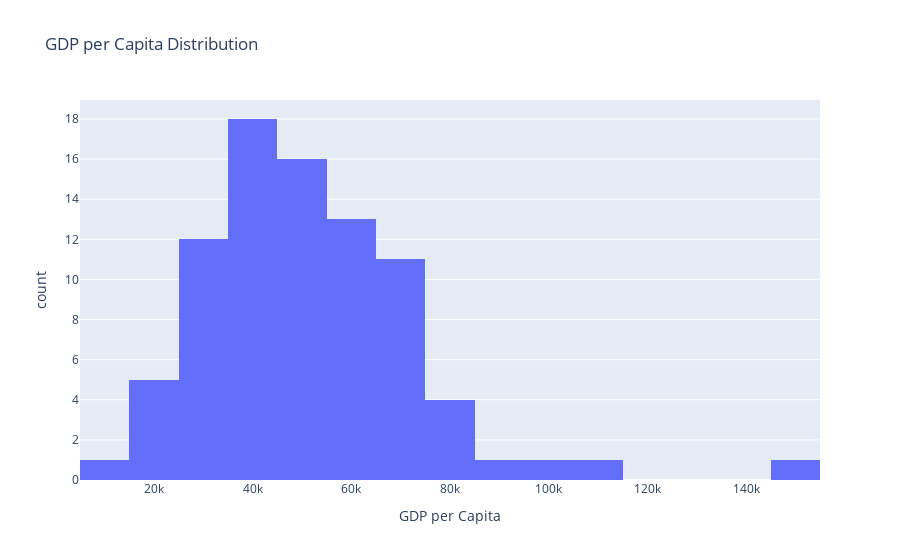

Notebook source saved alongside this figure:
### Code cell
fig = px.histogram(
    df_final,
    x="GDP per Capita",
    title="GDP per Capita Distribution"
)

fig.show()
Skewness=df_final['GDP per Capita'].skew()
print(f'Skewness:{Skewness}')

### Figure 1 — Plotly figure (JSON) as saved in the notebook; plotly's stock layout.template omitted (floating-point values rounded to 4 significant figures)
{"data": [{"bingroup": "x", "hovertemplate": "GDP per Capita=%{x}<br>count=%{y}<extra></extra>", "legendgroup": "", "marker": {"color": "#636efa", "pattern": {"shape": ""}}, "name": "", "orientation": "v", "showlegend": false, "type": "histogram", "x": [55770.0, 66690.0, 62500.0, 57600.0, 53310.0, 63080.0, 43560.0, 10090.0, 80430.0, 83750.0, 94830.0, 34910.0, 34910.0, 65000.0, 30100.0, 46550.0, 61060.0, 83960.0, 60310.0, 69370.0, 67640.0, 41100.0, 39770.0, 71240.0, 54830.0, 63540.0, 40300.0, 51020.0, 45020.0, 33570.0, 30000.0, 27690.0, 49330.0, 59500.0, 41950.0, 65630.0, 46230.0, 46230.0, 69860.0, 37990.0, 39670.0, 33750.0, 54000.0, 38580.0, 23940.0, 38660.0, 21560.0, 49130.0, 21800.0, 22650.0, 101500.0, 146100.0, 50090.0, 61130.0, 25950.0, 43500.0, 55280.0, 39680.0, 112100.0, 39540.0, 44780.0, 54980.0, 73060.0, 54780.0, 67060.0, 62660.0, 67130.0, 51100.0, 58140.0, 67990.0, 37620.0, 40720.0, 42360.0, 31340.0, 28780.0, 30410.0, 34710.0, 77460.0, 51730.0, 70950.0, 49590.0, 44390.0, 38920.0, 19940.0], "xaxis": "x", "yaxis": "y"}], "layout": {"barmode": "relative", "legend": {"tracegroupgap": 0}, "title": {"text": "GDP per Capita Distribution"}, "xaxis": {"anchor": "y", "domain": [0, 1], "title": {"text": "GDP per Capita"}}, "yaxis": {"anchor": "x", "domain": [0, 1], "title": {"text": "count"}}}}
